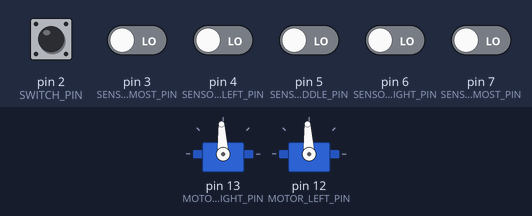
Bench run of a sketch on a simulated Arduino Uno, built with avr-gcc and run on an emulated ATmega328P. Shown: 2 × servo. Inputs (shaded band) come from the test bench; at power-on: pin 2 (SWITCH_PIN) HIGH, pin 3 (SENSOR_LEFTMOST_PIN), pin 4 (SENSOR_LEFT_PIN), pin 5 (SENSOR_MIDDLE_PIN), pin 6 (SENSOR_RIGHT_PIN), pin 7 (SENSOR_RIGHTMOST_PIN) LOW.

Above: at 0.8 s.
0.9 s: pin 2 (SWITCH_PIN) pulled LOW for 0.15 s
Timing chart, 0 to 3.9 s (numbered marks = the images above; inputs shaded):
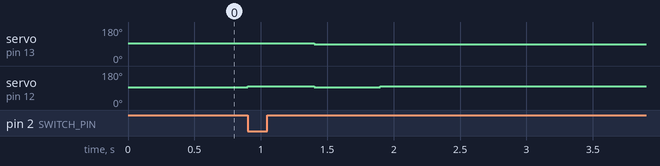

The sketch:

Grid_Follower.ino
```cpp
//Note:
//The following program makes the robot to move on a grid (Black Track on white Background)
//In a specified Path on the grid under the section "Robo Path to specified here"
#include<Servo.h>

//Macros declared for the arduino pin
#define SENSOR_RIGHTMOST_PIN    7
#define SENSOR_RIGHT_PIN        6
#define SENSOR_MIDDLE_PIN       5
#define SENSOR_LEFT_PIN         4
#define SENSOR_LEFTMOST_PIN     3
#define SWITCH_PIN              2

#define MOTOR_RIGHT_PIN         13
#define MOTOR_LEFT_PIN          12

//Necessary variables declared as volatile to prevent optimization
volatile int sensorRightTrackCross;
volatile int sensorRight;
volatile int sensor_Middle;
volatile int sensorLeft;
volatile int sensorLeftTrackCross;
volatile int Keypress;

Servo motor_left, motor_right;              //servo Motor Objects Left and Right

//Function to make the Robot to turn left
//The approach is one wheel is stopped and the other
//rotated and wait till the middle sensor meets the track
//Turn delay is to skip the first straight track
//and later the robot turns until the middle sensor meets the
//track perpendicular to the striaght track
void Left()
{
    motor_right.writeMicroseconds(1450);
    motor_left.writeMicroseconds(1500);
    delay(500);//turn delay
    //Rotate the robot until middle sensor detects black
    while(digitalRead(SENSOR_MIDDLE_PIN))
    {
      motor_right.writeMicroseconds(1450);
      motor_left.writeMicroseconds(1500);
    }
}

//Function to make the Robot to turn right
//The approach is one wheel is stopped and the other
//rotated and wait till the middle sensor meets the track
//Turn delay is to skip the first straight track
//and later the robot turns until the middle sensor meets the
//track perpendicular to the striaght track
void Right()
{
    motor_right.writeMicroseconds(1500);
    motor_left.writeMicroseconds(1550);
    delay(500);//turn delay
    //Rotate the robot until middle sensor detects black
    while(digitalRead(SENSOR_MIDDLE_PIN))
    {
      motor_right.writeMicroseconds(1500);
      motor_left.writeMicroseconds(1550);
    }
}

//Function to make the Robot to turn Left
//The approach is both the wheels are rotated after going a little forward
//after the junction is crossed
//rotated and wait till the middle sensor meets the track
//Turn delay is to skip the first straight track
//and later the robot turns until the middle sensor meets the
//track perpendicular to the striaght track
void Left_90()
{
    motor_right.writeMicroseconds(1450);
    motor_left.writeMicroseconds(1550);
    delay(300);//Forward delay
    motor_right.writeMicroseconds(1450);
    motor_left.writeMicroseconds(1500);
    delay(500);//turn delay
    //Rotate the robot until middle sensor detects black
    while(digitalRead(SENSOR_MIDDLE_PIN))
    {
      motor_right.writeMicroseconds(1450);
      motor_left.writeMicroseconds(1500);
    }
}

//Function to make the Robot to turn right
//The approach is both the wheels are rotated after going a little forward
//after the junction is crossed
//rotated and wait till the middle sensor meets the track
//Turn delay is to skip the first straight track
//and later the robot turns until the middle sensor meets the
//track perpendicular to the striaght track
void Right_90()
{
    motor_right.writeMicroseconds(1450);
    motor_left.writeMicroseconds(1550);
    delay(300);//Forward delay
    motor_right.writeMicroseconds(1525);
    motor_left.writeMicroseconds(1525);
    delay(500);//turn delay
    //Rotate the robot until middle sensor detects black
    while(digitalRead(SENSOR_MIDDLE_PIN))
    {
      motor_right.writeMicroseconds(1525);
      motor_left.writeMicroseconds(1525);
    }
}

//Function to take u turn from right
//The good amount of turn delay will make the robot to turn
//for a large time and later it turns until the middle sensor it finds the immediate
//next track
void Uturn_Right()
{
  motor_right.writeMicroseconds(1525);
  motor_left.writeMicroseconds(1525);
  delay(1000);//turn delay
  while(digitalRead(SENSOR_MIDDLE_PIN))
  {
    motor_right.writeMicroseconds(1525);
    motor_left.writeMicroseconds(1525);
  }
}

//Function to take u turn from left
//The good amount of turn delay will make the robot to turn
//for a large time and later it turns until the middle sensor it finds the immediate
//next track
void Uturn_Left()
{
  motor_right.writeMicroseconds(1475);
  motor_left.writeMicroseconds(1475);
  delay(1000);//turn delay
  while(digitalRead(SENSOR_MIDDLE_PIN))
  {
    motor_right.writeMicroseconds(1475);
    motor_left.writeMicroseconds(1475);
  }
}

//Function makes the robot to move forward
//in a fixed speed
void FixedSpeed_Forward()
{
  motor_right.writeMicroseconds(1450);
  motor_left.writeMicroseconds(1550);
}
//Function makes the robot to turn Left
//in a fixed speed
void FixedSpeed_Left()
{
  motor_right.write(1700);
  motor_left.write(1700);
}
//Function makes the robot to turn Right
//in a fixed speed
void FixedSpeed_Right()
{
  motor_right.write(1300);
  motor_left.write(1300);
}

//To keep the robot moving on forward direction
//For function call-Forward(0) the skip track is disabled and therefore robot stops at the next junction
//immediately it detects the junction
//For function call-Forward(1) the skip track is enbled and therefore the robot stops after all
//sensors have passed the junction
//Benefit- To skip a track we do not have rely on delay function which might show little unstable behaviour depending on the
//Battery power
//Known Limitation - if the vehicle approaches a junction too much inclined and not striaght enough
//The skip track might fail , If the tracks are very thin this effect is pronounced
//An alternate solution would be to combine the above 2 techniques skip the track and give a delay as well
//so we make sure the vehicle crosses the jucntion to be skipped and the sensors crosses the junction
void KeepTrack_MoveForward(bool Enable_SkipTrack)
{
  while(1)
  {
    //------------------------------Keeps the Robot on track----------------------------//

    sensorRightTrackCross         = digitalRead(SENSOR_RIGHTMOST_PIN);
    sensorLeft                    = digitalRead(SENSOR_LEFT_PIN);
    sensorRight                   = digitalRead(SENSOR_RIGHT_PIN);
    sensorLeftTrackCross          = digitalRead(SENSOR_LEFTMOST_PIN);

    // To keep moving forward
    if( ( 1 == sensorLeft && 1 == sensorRight )||( 0 == sensorLeft && 0 == sensorRight ) )

    {
      FixedSpeed_Forward();
    }
    //To tilt towards right
    else if( 0 == sensorLeft && 1 == sensorRight )
    {
      FixedSpeed_Right();
    }
    //To tilt towards left
    else if( 0 == sensorRight && 1 == sensorLeft )
    {
      FixedSpeed_Left();
    }
    //------------------------------Keeps the Robot on track----------------------------//
    //When a junction is encountered
    if( 0 == sensorRightTrackCross || 0 == sensorLeftTrackCross )
    {
      //If the skip track is enabled
      if(Enable_SkipTrack)
      {
        FixedSpeed_Forward();
        while((!digitalRead(SENSOR_RIGHTMOST_PIN))||(!digitalRead(SENSOR_LEFTMOST_PIN))||(!digitalRead(SENSOR_LEFT_PIN))||(!digitalRead(SENSOR_RIGHT_PIN)))
        {
          //Control stays here until all the track sensors have crossed the line
          //to be skipped
          //All the sensors has to be checked for stability
          delay(400);//optional enable it in case if the robot does not work with skip track approach alone
        }
      }//If for enable skip track ends here
      break;
    }//if for track cross sensors ends here
  }//while loop ends here
  return;
}//function ends here

//Function to stop the Robot
void Stop()
{
    motor_right.writeMicroseconds(1500);
    motor_left.writeMicroseconds(1500);
}


void setup()
{
  //Setting the Pin Mode for sensors
  pinMode(SENSOR_RIGHTMOST_PIN,INPUT);
  pinMode(SENSOR_RIGHT_PIN,INPUT);
  pinMode(SENSOR_MIDDLE_PIN,INPUT);
  pinMode(SENSOR_LEFT_PIN,INPUT);
  pinMode(SENSOR_LEFTMOST_PIN,INPUT);
  pinMode(SWITCH_PIN,INPUT_PULLUP);

  motor_right.attach(MOTOR_RIGHT_PIN);
  motor_left.attach(MOTOR_LEFT_PIN);
  Serial.begin(9600);

  while(1)
  {
    Keypress        = digitalRead(SWITCH_PIN);
    //The robot is stopped until a key press is detected
    if( 1 == Keypress )
    {
      Stop();
    }
    //Give the necessary directions to
    //in here to move the robot in a specified track within
    //the grid once the function calls inside this are all executed
    //the robot stops and will not start until the next key press
    else if( 0 == Keypress )
    {
      //-----------------------Robo Path to specified here---------------------//
      KeepTrack_MoveForward(0);
      Right();
      KeepTrack_MoveForward(0);
      Left();
      KeepTrack_MoveForward(1);
      KeepTrack_MoveForward(0);
      Left();
      KeepTrack_MoveForward(0);
      Right();
      KeepTrack_MoveForward(1);
      KeepTrack_MoveForward(0);
      //-----------------------Robo Path to specified here---------------------//
    }//else if ends here
  }//while ends here
}//set up ends here
void loop()
{}
```

Measured:
- after the input at 0.9 s, servo on pin 13 (MOTOR_RIGHT_PIN): 93° → 88° after 0.50 s; servo on pin 12 (MOTOR_LEFT_PIN): 93° → 98° at once, → 93° 0.50 s later, → 98° 0.50 s later
